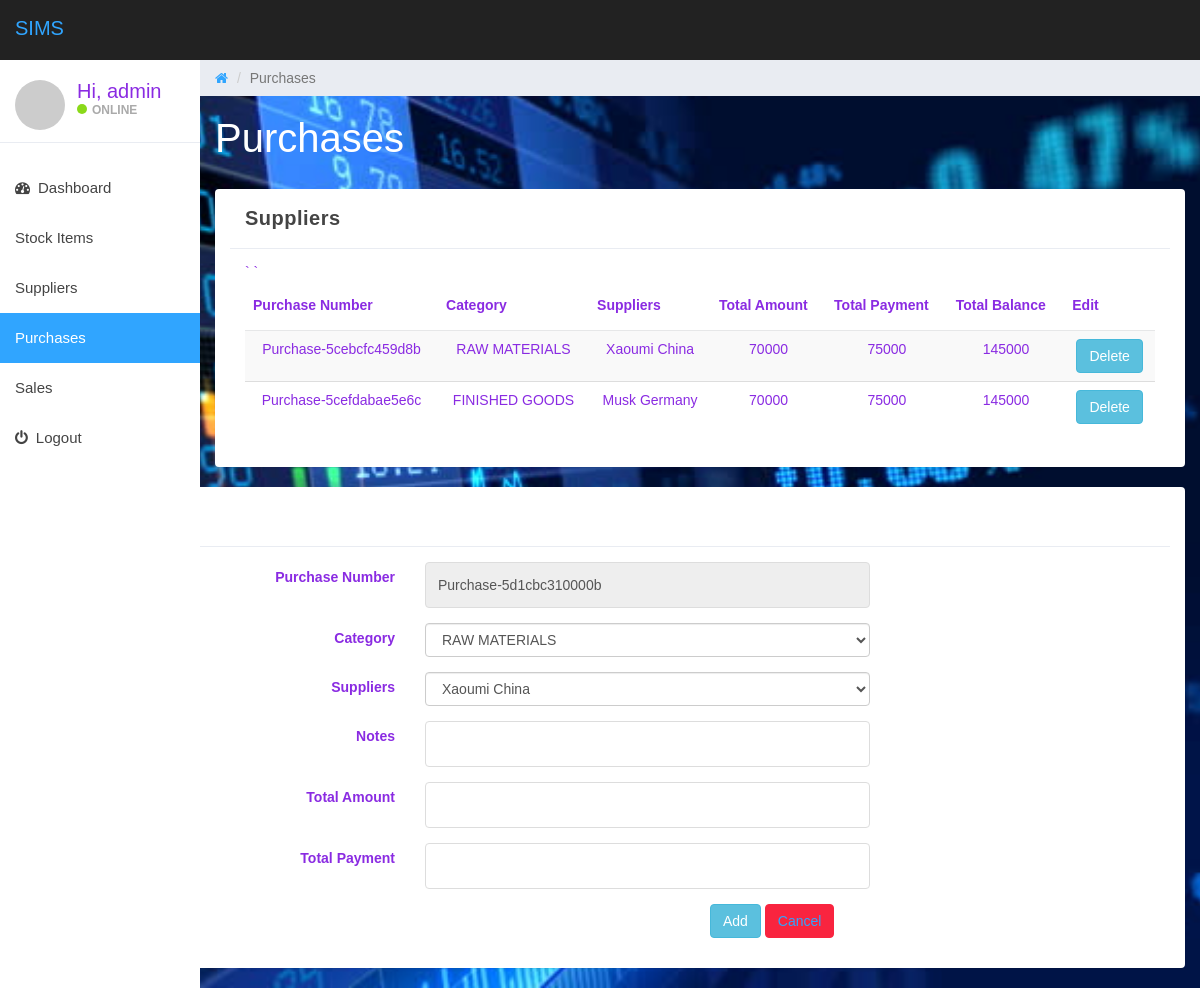
/purchase.php (signed in), run on the app's committed database.
### tables this page shows
CREATE TABLE `purchase` (
  `purchase_no` varchar(30) NOT NULL,
  `purchase_date` datetime NOT NULL DEFAULT CURRENT_TIMESTAMP,
  `category` text,
  `suppliers` text,
  `notes` varchar(300) NOT NULL,
  `total_amt` int(11) NOT NULL,
  `total_pmt` int(11) NOT NULL,
  `total_bal` int(11) NOT NULL
);

### purchase.php (the view, shortened to what this page needs)
<?php
include "db/config.php";
?>
<!DOCTYPE html>
<html lang="en">
<head>
	<link href="css/bootstrap.min.css" rel="stylesheet">
    <link href="css/font-awesome.min.css" rel="stylesheet">
    <link href="css/font.css" rel="stylesheet">
	<link href="css/datepicker3.css" rel="stylesheet">
	<link href="css/styles.css" rel="stylesheet">
</head>
<body>
    <nav class="navbar navbar-custom navbar-fixed-top" role="navigation">
		<div class="container-fluid">
			<div class="navbar-header">
				<a class="navbar-brand" href="#"><span>SIMS </span></a>
			</div>
        </div>
    </nav>
    <div id="sidebar-collapse" class="col-sm-3 col-lg-2 sidebar">
		<div class="profile-sidebar">
			<div class="profile-userpic">
				<img src="http://placehold.it/50/30a5ff/fff" class="img-responsive" alt="">
			</div>
			<div class="profile-usertitle">
				<div class="profile-usertitle-name">Hi, <?php echo htmlspecialchars($_SESSION["username"]); ?></div>
				<div class="profile-usertitle-status"><span class="indicator label-success"></span>Online</div>
			</div>
		</div>
		<ul class="nav menu">
			<li><a href="index.php"><em class="fa fa-dashboard">&nbsp;</em> Dashboard</a></li>
			<li><a href="stock.php"> Stock Items </a></li>
			<li><a href="suppliers.php"> Suppliers </a></li>
			<li class="active"><a href="purchase.php"> Purchases </a></li>
			<li><a href="sales.php"> Sales </a></li>
			<li><a href="logout.php"><em class="fa fa-power-off">&nbsp;</em> Logout</a></li>
		</ul>
	</div>
    <div class="col-sm-9 col-sm-offset-3 col-lg-10 col-lg-offset-2 main">
		<div class="row">
			<ol class="breadcrumb">
				<li><a href="index.php">
					<em class="fa fa-home"></em>
				</a></li>
				<li class="active">Purchases</li>
			</ol>
		</div>
		<div class="row">
			<div class="col-lg-12">
				<h1 class="page-header">Purchases</h1>
			</div>
		</div>
		<div class="row">
		<div class="col-md-12 col-sm-12 col-lg-12">
                <div class="panel panel-default col-lg-12 col-md-12 col-sm-12">
                    <div class="panel-heading">
                        <strong>Suppliers</strong>
                    </div>
					<div class="panel-body">
								<table class='table table-striped table-responsible'>
									<thead>
										<tr>
										<th><strong>Purchase Number</strong></th>
										<th><strong>Category</strong></th>
										<th><strong>Suppliers</strong></th>
										<th><strong>Total Amount</strong></th>
										<th><strong>Total Payment</strong></th>
										<th><strong>Total Balance</strong></th>
										<th><strong>Edit</strong></th>
										</tr>
									</thead>
									<tbody>
										<?php
											$count=1;
											$sel_query="Select * from purchase;";
											$result = mysqli_query($mysqli,$sel_query);
											while($row = mysqli_fetch_assoc($result)) { ?>
											<tr>
											<td align="center"><?php echo $row['purchase_no']; ?></td>
											<td align="center"><?php echo $row['category']; ?></td>`
											<td align="center"><?php echo $row['suppliers']; ?></td>
											<td align="center"><?php echo $row['total_amt'] ?></td>
											<td align="center"><?php echo $row['total_pmt'] ?></td>
											<td align="center"><?php echo $row['total_bal']?></td>
											<td align="center">
											<a href="purchase_delete.php?id=<?php echo $row["purchase_no"]; ?>" class="btn btn-info">Delete</a>
											</td>
											</tr>
										<?php $count++; } ?>
									</tbody>
								</table>
							</div>
					</div>
                </div>
            </div>
		</div>
		<div class="col-md-12 col-sm-12 col-lg-12">
                <div class="panel panel-default col-lg-12 col-md-12 col-sm-12">
                    <div class="panel-heading">
                        <strong>Add Purchase</strong>
					</div>
                    <div class="panel-body">
                        <form action="purchase.php" method="POST" class="form-horizontal">
							<div class="form-group">
								<label for="purchase_no" class="control-label col-sm-4">Purchase Number </label>
								<div class="col-md-5">
									<input type="text" class="form-control" id="purchase_no" name="purchase_no" value="<?php echo uniqid('Purchase-', $more_entropy=false) ?>"  readonly="readonly">
								</div>
							</div>
							<div class="form-group">
								<label for="category" class="control-label col-sm-4">Category </label>
								<div class="col-md-5">
									<select class="form-control" id="category" name="category">
										<option value="RAW MATERIALS">RAW MATERIALS</option>
									</select>
								</div>
							</div>
							<div class="form-group">
								<label for="supplier" class="control-label col-sm-4">Suppliers </label>
								<div class="col-md-5">
								<select class="form-control" id="supplier" name="suppliers">
										<option value="Xaoumi China">Xaoumi China</option>
									</select>
								</div>
							</div>
							<div class="form-group">
								<label for="note" class="control-label col-sm-4">Notes </label>
								<div class="col-md-5">
									<input type="text" class="form-control" id="note" name="note" required='required'>
								</div>
							</div>
							<div class="form-group">
								<label for="total_amt" class="control-label col-sm-4">Total Amount </label>
								<div class="col-md-5">
									<input type="text" class="form-control" id="total_amt" name="total_amt" required='required'>
								</div>
							</div>
							<div class="form-group">
								<label for="total_pmt" class="control-label col-sm-4">Total Payment</label>
								<div class="col-md-5">
									<input type="text" class="form-control" id="total_pmt" name="total_pmt" required='required'>
								</div>
							</div>
							<div class="form-group">
								<div class="col-sm-offset-7 col-sm-5">
									<button type="submit" name="submit" class="btn btn-info">Add</button>
									<button type="submit" name="submit" class="btn btn-danger"><a href="stock.php">Cancel</a></button>
								</div>
							</div>
						</form>
                    </div>
                </div>
            </div>
</body>
</body>
</html>

### css/styles.css (style rules this page uses)
body { background: #f1f4f7; padding-top: 60px; font-size: 14px; color: #444444; font-family: "Montserrat", "Helvetica Neue", Helvetica, Arial, sans-serif; }
a, a:hover, a:focus { color: #30a5ff; }
h1, h2, h3, h4, h5, h6 { color: #444444; }
h1 { font-weight: 300; font-size: 40px; }
input.form-control { border: 1px solid #ddd; box-shadow: none; height: 46px; }
.navbar-custom { background: #222; height: 60px; }
.navbar-header .navbar-brand { color: #fff; font-size: 20px; text-transform: uppercase; font-weight: 500; height: 60px; padding-top: 18px; }
.navbar-header .navbar-brand span { color: #30a5ff; }
.btn-danger, .btn-danger:hover, .btn-danger:focus, .btn-danger:active, .btn-danger.active, .open > .dropdown-toggle.btn-danger, .btn-danger.disabled, .btn-danger[disabled], fieldset[disabled] .btn-danger, .btn-danger.disabled:hover, .btn-danger[disabled]:hover, fieldset[disabled] .btn-danger:hover, .btn-danger.disabled:focus, .btn-danger[disabled]:focus, fieldset[disabled] .btn-danger:focus, .btn-danger.disabled:active, .btn-danger[disabled]:active, fieldset[disabled] .btn-danger:active, .btn-danger.disabled.active, .btn-danger[disabled].active, fieldset[disabled] .btn-danger.active { background-color: #f9243f; border-color: #f9243f; }
.label-success { background-color: #8ad919; }
.panel { border: 0; }
.panel-heading { font-size: 20px; font-weight: 300; letter-spacing: 0.025em; height: 60px; line-height: 38px; }
.panel-default .panel-heading { background: #fff; border-bottom: 1px solid #e9ecf2; color: #444444; }
.navbar { border: 0; }
.sidebar { display: block; padding: 0; display: none; box-shadow: none; background: #fff; }
.sidebar ul { margin: 20px 0px; }
@media (min-width: 768px) { .sidebar { display: block; position: fixed; top: 60px; bottom: 0; left: 0; z-index: 1000; display: block; margin: 0; padding: 0; overflow-x: hidden; overflow-y: auto; } }
@media (min-width: 768px) { .navbar-header { width: 100%; } }
.sidebar ul.nav .active a, .sidebar ul.nav li.parent a.active, .sidebar ul.nav .active > a:hover, .sidebar ul.nav li.parent a.active:hover, .sidebar ul.nav .active > a:focus, .sidebar ul.nav li.parent a.active:focus { color: #fff; background-color: #30a5ff; }
.sidebar ul.nav li a { height: 50px; font-size: 15px; line-height: 2em; color: #444444; }
.profile-sidebar { padding: 10px 0; border-bottom: 1px solid #e9ecf2; }
.indicator { width: 10px; height: 10px; display: inline-block; border-radius: 9999px; margin-right: 5px; }
.profile-userpic img { float: left; margin: 10px 0px 0px 15px; width: 50px; height: 50px; border-radius: 9999px !important; }
.profile-usertitle { float: left; text-align: left; margin: 10px 0 0 12px; }
.profile-usertitle-name { font-size: 20px; margin-bottom: 0px; }
.profile-usertitle-status { text-transform: uppercase; color: #AAA; font-size: 12px; font-weight: 600; margin-bottom: 15px; }
.breadcrumb { border-radius: 0; padding: 10px 15px 10px 15px; background: #e9ecf2; margin: 0; }
h1.page-header { margin-top: 20px; border-bottom: 0; }
.table { background: #fff; }
.table > thead > tr > th { border-bottom: 1px solid #e6e7e8; vertical-align: middle; height: 50px; }

### purchase.php (style rules this page uses)
body { font: 14px sans-serif; }
body { background: url(images/1.jpg) no-repeat center center fixed; -webkit-background-size: cover; -moz-background-size: cover; -o-background-size: cover; background-size: cover; color: blueviolet; }
h1.page-header { margin-top: 20px; border-bottom: 0; color: white; }

### data on the page
purchase: purchase_no "Purchase-5cebcfc459d8b", category "RAW MATERIALS", suppliers "Xaoumi China", total_amt "70000", total_pmt "75000", total_bal "145000"
purchase: purchase_no "Purchase-5cefdabae5e6c", category "FINISHED GOODS", suppliers "Musk Germany", total_amt "70000", total_pmt "75000", total_bal "145000"

### other printed values
$_SESSION["username"] "admin"
